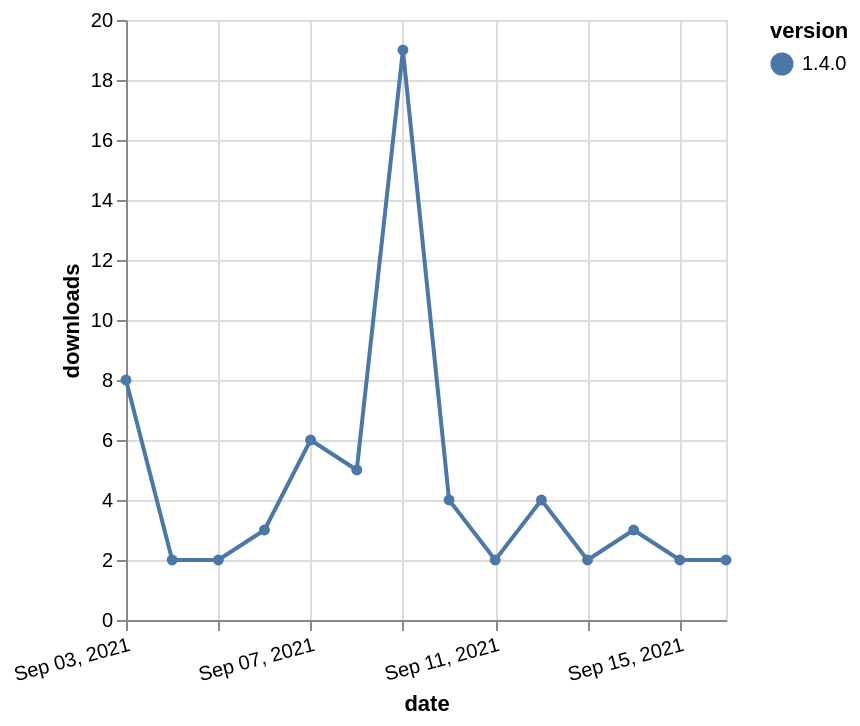

The specification (Vega-Lite) saved for this image:
### Vega-Lite specification from a JSON file in a GitHub repository (floating-point values rounded to 4 significant figures)
{"$schema": "https://vega.github.io/schema/vega-lite/v5.json", "description": "A simple bar chart with embedded data.", "data": {"values": [{"date": "2021-09-03", "total": 9841, "delta": 8, "version": "1.4.0"}, {"date": "2021-09-04", "total": 9843, "delta": 2, "version": "1.4.0"}, {"date": "2021-09-05", "total": 9845, "delta": 2, "version": "1.4.0"}, {"date": "2021-09-06", "total": 9848, "delta": 3, "version": "1.4.0"}, {"date": "2021-09-07", "total": 9854, "delta": 6, "version": "1.4.0"}, {"date": "2021-09-08", "total": 9859, "delta": 5, "version": "1.4.0"}, {"date": "2021-09-09", "total": 9878, "delta": 19, "version": "1.4.0"}, {"date": "2021-09-10", "total": 9882, "delta": 4, "version": "1.4.0"}, {"date": "2021-09-11", "total": 9884, "delta": 2, "version": "1.4.0"}, {"date": "2021-09-12", "total": 9888, "delta": 4, "version": "1.4.0"}, {"date": "2021-09-13", "total": 9890, "delta": 2, "version": "1.4.0"}, {"date": "2021-09-14", "total": 9893, "delta": 3, "version": "1.4.0"}, {"date": "2021-09-15", "total": 9895, "delta": 2, "version": "1.4.0"}, {"date": "2021-09-16", "total": 9897, "delta": 2, "version": "1.4.0"}]}, "width": "container", "mark": {"type": "line", "point": {"filled": true}}, "encoding": {"x": {"field": "date", "type": "temporal", "timeUnit": "yearmonthdate", "title": "date", "axis": {"labelAngle": -15}}, "y": {"field": "delta", "type": "quantitative", "title": "downloads"}, "color": {"field": "version", "type": "nominal"}, "tooltip": {"field": "delta"}}}
